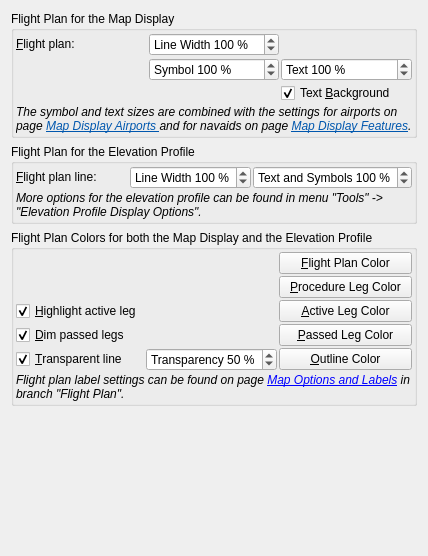
          <widget class="QWidget" name="scrollAreaWidgetContents_9">
           <property name="geometry">
            <rect>
             <x>0</x>
             <y>0</y>
             <width>428</width>
             <height>556</height>
            </rect>
           </property>
           <layout class="QVBoxLayout" name="verticalLayout_35">
            <item>
             <widget class="QGroupBox" name="groupBox_28">
              <property name="title">
               <string>Flight Plan for the Map Display</string>
              </property>
              <layout class="QGridLayout" name="gridLayout_44">
               <property name="leftMargin">
                <number>2</number>
               </property>
               <property name="topMargin">
                <number>2</number>
               </property>
               <property name="rightMargin">
                <number>2</number>
               </property>
               <property name="bottomMargin">
                <number>2</number>
               </property>
               <property name="spacing">
                <number>2</number>
               </property>
               <item row="0" column="1">
                <widget class="QSpinBox" name="spinBoxOptionsDisplayThicknessFlightplan">
                 <property name="toolTip">
                  <string>&lt;html&gt;&lt;head/&gt;&lt;body&gt;&lt;p&gt;Flight plan line width on the map.&lt;/p&gt;&lt;/body&gt;&lt;/html&gt;</string>
                 </property>
                 <property name="suffix">
                  <string> %</string>
                 </property>
                 <property name="prefix">
                  <string>Line Width </string>
                 </property>
                 <property name="minimum">
                  <number>20</number>
                 </property>
                 <property name="maximum">
                  <number>300</number>
                 </property>
                 <property name="singleStep">
                  <number>10</number>
                 </property>
                 <property name="value">
                  <number>100</number>
                 </property>
                </widget>
               </item>
               <item row="1" column="2">
                <widget class="QSpinBox" name="spinBoxOptionsDisplayTextSizeFlightplan">
                 <property name="toolTip">
                  <string>Label size for flight plan navaids as well as labels along flight plan lines</string>
                 </property>
                 <property name="suffix">
                  <string> %</string>
                 </property>
                 <property name="prefix">
                  <string>Text </string>
                 </property>
                 <property name="minimum">
                  <number>50</number>
                 </property>
                 <property name="maximum">
                  <number>200</number>
                 </property>
                 <property name="singleStep">
                  <number>10</number>
                 </property>
                 <property name="value">
                  <number>100</number>
                 </property>
                </widget>
               </item>
               <item row="0" column="0" alignment="Qt::AlignVCenter">
                <widget class="QLabel" name="labelOptionsMapSizeFlightplan">
                 <property name="text">
                  <string>&amp;Flight plan:</string>
                 </property>
                 <property name="alignment">
                  <set>Qt::AlignLeading|Qt::AlignLeft|Qt::AlignTop</set>
                 </property>
                 <property name="buddy">
                  <cstring>spinBoxOptionsDisplayThicknessFlightplan</cstring>
                 </property>
                </widget>
               </item>
               <item row="1" column="1">
                <widget class="QSpinBox" name="spinBoxOptionsDisplaySymbolSizeFlightplan">
                 <property name="toolTip">
                  <string>Symbol size for flight plan navaids and airports</string>
                 </property>
                 <property name="suffix">
                  <string> %</string>
                 </property>
                 <property name="prefix">
                  <string>Symbol </string>
                 </property>
                 <property name="minimum">
                  <number>50</number>
                 </property>
                 <property name="maximum">
                  <number>200</number>
                 </property>
                 <property name="singleStep">
                  <number>10</number>
                 </property>
                 <property name="value">
                  <number>100</number>
                 </property>
                </widget>
               </item>
               <item row="2" column="2">
                <widget class="QCheckBox" name="checkBoxOptionsMapFlightplanText">
                 <property name="toolTip">
                  <string>&lt;html&gt;&lt;head/&gt;&lt;body&gt;&lt;p&gt;Draw bright yellow background for flight plan labels.&lt;/p&gt;&lt;/body&gt;&lt;/html&gt;</string>
                 </property>
                 <property name="text">
                  <string>Text &amp;Background</string>
                 </property>
                 <property name="checked">
                  <bool>true</bool>
                 </property>
                </widget>
               </item>
               <item row="3" column="0" colspan="3">
                <widget class="QLabel" name="labelOptionsAppFontRouteHint">
                 <property name="text">
                  <string>&lt;html&gt;&lt;head/&gt;&lt;body&gt;&lt;p&gt;&lt;img src=&quot;:/littlenavmap/resources/icons/bulb.svg&quot;/&gt;&lt;span style=&quot; font-style:italic;&quot;&gt;The symbol and text sizes are combined with the settings for airports on page &lt;/span&gt;&lt;a href=&quot;lnm://mapdisplayairports&quot;&gt;&lt;span style=&quot; font-style:italic; text-decoration: underline; color:#0057ae;&quot;&gt;Map Display Airports &lt;/span&gt;&lt;/a&gt;&lt;span style=&quot; font-style:italic;&quot;&gt;and for navaids on page &lt;/span&gt;&lt;a href=&quot;lnm://mapdisplayfeatures&quot;&gt;&lt;span style=&quot; font-style:italic; text-decoration: underline; color:#0057ae;&quot;&gt;Map Display Features&lt;/span&gt;&lt;/a&gt;&lt;span style=&quot; font-style:italic;&quot;&gt;.&lt;/span&gt;&lt;/p&gt;&lt;/body&gt;&lt;/html&gt;</string>
                 </property>
                 <property name="wordWrap">
                  <bool>true</bool>
                 </property>
                 <property name="margin">
                  <number>10</number>
                 </property>
                 <property name="textInteractionFlags">
                  <set>Qt::LinksAccessibleByMouse|Qt::TextSelectableByMouse</set>
                 </property>
                </widget>
               </item>
              </layout>
             </widget>
            </item>
            <item>
             <widget class="QGroupBox" name="groupBox_29">
              <property name="title">
               <string>Flight Plan for the Elevation Profile</string>
              </property>
              <layout class="QGridLayout" name="gridLayout_45">
               <property name="leftMargin">
                <number>2</number>
               </property>
               <property name="topMargin">
                <number>2</number>
               </property>
               <property name="rightMargin">
                <number>2</number>
               </property>
               <property name="bottomMargin">
                <number>2</number>
               </property>
               <property name="spacing">
                <number>2</number>
               </property>
               <item row="0" column="0" alignment="Qt::AlignVCenter">
                <widget class="QLabel" name="labelOptionsMapSizeFlightplanProfile">
                 <property name="text">
                  <string>&amp;Flight plan line:</string>
                 </property>
                 <property name="buddy">
                  <cstring>spinBoxOptionsDisplayThicknessFlightplanProfile</cstring>
                 </property>
                </widget>
               </item>
               <item row="1" column="0" colspan="4">
                <widget class="QLabel" name="labelOptionsProfileHint">
                 <property name="text">
                  <string>&lt;html&gt;&lt;head/&gt;&lt;body&gt;&lt;p&gt;&lt;img src=&quot;:/littlenavmap/resources/icons/bulb.svg&quot;/&gt;&lt;span style=&quot; font-style:italic;&quot;&gt;More options for the elevation profile can be found in menu &amp;quot;Tools&amp;quot; -&amp;gt; &amp;quot;Elevation Profile Display Options&amp;quot;.&lt;/span&gt;&lt;/p&gt;&lt;/body&gt;&lt;/html&gt;</string>
                 </property>
                 <property name="wordWrap">
                  <bool>true</bool>
                 </property>
                 <property name="margin">
                  <number>10</number>
                 </property>
                 <property name="textInteractionFlags">
                  <set>Qt::LinksAccessibleByMouse|Qt::TextSelectableByMouse</set>
                 </property>
                </widget>
               </item>
               <item row="0" column="2">
                <widget class="QSpinBox" name="spinBoxOptionsDisplayThicknessFlightplanProfile">
                 <property name="toolTip">
                  <string>Flight plan and aircraft trail line width in the elevation profile</string>
                 </property>
                 <property name="suffix">
                  <string> %</string>
                 </property>
                 <property name="prefix">
                  <string>Line Width </string>
                 </property>
                 <property name="minimum">
                  <number>50</number>
                 </property>
                 <property name="maximum">
                  <number>200</number>
                 </property>
                 <property name="singleStep">
                  <number>10</number>
                 </property>
                 <property name="value">
                  <number>100</number>
                 </property>
                </widget>
               </item>
               <item row="0" column="3">
                <widget class="QSpinBox" name="spinBoxOptionsDisplayTextSizeFlightplanProfile">
                 <property name="toolTip">
                  <string>Label and symbol size for flight plan navaids and airports in the elevation profile.</string>
                 </property>
                 <property name="suffix">
                  <string> %</string>
                 </property>
                 <property name="prefix">
                  <string>Text and Symbols </string>
                 </property>
                 <property name="minimum">
                  <number>50</number>
                 </property>
                 <property name="maximum">
                  <number>200</number>
                 </property>
                 <property name="singleStep">
                  <number>10</number>
                 </property>
                 <property name="value">
                  <number>100</number>
                 </property>
                </widget>
               </item>
              </layout>
             </widget>
            </item>
            <item>
             <widget class="QGroupBox" name="groupBox_30">
              <property name="title">
               <string>Flight Plan Colors for both the Map Display and the Elevation Profile</string>
              </property>
              <layout class="QGridLayout" name="gridLayout_46">
               <property name="leftMargin">
                <number>2</number>
               </property>
               <property name="topMargin">
                <number>2</number>
               </property>
               <property name="rightMargin">
                <number>2</number>
               </property>
               <property name="bottomMargin">
                <number>2</number>
               </property>
               <property name="spacing">
                <number>2</number>
               </property>
               <item row="1" column="3">
                <widget class="QPushButton" name="pushButtonOptionsDisplayFlightplanColor">
                 <property name="sizePolicy">
                  <sizepolicy hsizetype="Expanding" vsizetype="Fixed">
                   <horstretch>0</horstretch>
                   <verstretch>0</verstretch>
                  </sizepolicy>
                 </property>
                 <property name="toolTip">
                  <string>Color for flight plan line.
Also used in the elevation profile.</string>
                 </property>
                 <property name="text">
                  <string>&amp;Flight Plan Color</string>
                 </property>
                </widget>
               </item>
               <item row="5" column="0" colspan="2">
                <widget class="QCheckBox" name="checkBoxOptionsMapFlightplanTransparent">
                 <property name="toolTip">
                  <string>Draw the flight plan line using a transparent line without outline.
Not used in the elevation profile.</string>
                 </property>
                 <property name="text">
                  <string>&amp;Transparent line</string>
                 </property>
                 <property name="checked">
                  <bool>true</bool>
                 </property>
                </widget>
               </item>
               <item row="4" column="0">
                <widget class="QCheckBox" name="checkBoxOptionsMapFlightplanDimPassed">
                 <property name="toolTip">
                  <string>Draw already flown legs in a different color and hide waypoint texts to unclutter the map.
Change the color of these legs with the &quot;Passed Leg Color&quot;.
Also used in the elevation profile.</string>
                 </property>
                 <property name="text">
                  <string>&amp;Dim passed legs</string>
                 </property>
                 <property name="checked">
                  <bool>true</bool>
                 </property>
                </widget>
               </item>
               <item row="2" column="3">
                <widget class="QPushButton" name="pushButtonOptionsDisplayFlightplanProcedureColor">
                 <property name="sizePolicy">
                  <sizepolicy hsizetype="Expanding" vsizetype="Fixed">
                   <horstretch>0</horstretch>
                   <verstretch>0</verstretch>
                  </sizepolicy>
                 </property>
                 <property name="toolTip">
                  <string>Color for the procedure legs of a flight plan.
Also used in the elevation profile.</string>
                 </property>
                 <property name="text">
                  <string>&amp;Procedure Leg Color</string>
                 </property>
                </widget>
               </item>
               <item row="6" column="0" colspan="4">
                <widget class="QLabel" name="labelOptionsFlightPlanLabelHint">
                 <property name="text">
                  <string>&lt;html&gt;&lt;head/&gt;&lt;body&gt;&lt;p&gt;&lt;img src=&quot;:/littlenavmap/resources/icons/bulb.svg&quot;/&gt;&lt;span style=&quot; font-style:italic;&quot;&gt;Flight plan label settings can be found on page &lt;/span&gt;&lt;a href=&quot;lnm://mapoptions&quot;&gt;&lt;span style=&quot; font-style:italic; text-decoration: underline;&quot;&gt;Map Options and Labels&lt;/span&gt;&lt;/a&gt;&lt;span style=&quot; font-style:italic;&quot;&gt; in branch &amp;quot;Flight Plan&amp;quot;.&lt;/span&gt;&lt;/p&gt;&lt;/body&gt;&lt;/html&gt;</string>
                 </property>
                 <property name="wordWrap">
                  <bool>true</bool>
                 </property>
                 <property name="margin">
                  <number>10</number>
                 </property>
                 <property name="textInteractionFlags">
                  <set>Qt::LinksAccessibleByMouse|Qt::TextSelectableByMouse</set>
                 </property>
                </widget>
               </item>
               <item row="5" column="3">
                <widget class="QPushButton" name="pushButtonOptionsDisplayFlightplanOutlineColor">
                 <property name="sizePolicy">
                  <sizepolicy hsizetype="Expanding" vsizetype="Fixed">
                   <horstretch>0</horstretch>
                   <verstretch>0</verstretch>
                  </sizepolicy>
                 </property>
                 <property name="toolTip">
                  <string>Color for flight plan outline. 
Only used if &quot;Transparent Line&quot; is not selected.
Not used in the elevation profile.</string>
                 </property>
                 <property name="text">
                  <string>&amp;Outline Color</string>
                 </property>
                </widget>
               </item>
               <item row="3" column="3">
                <widget class="QPushButton" name="pushButtonOptionsDisplayFlightplanActiveColor">
                 <property name="sizePolicy">
                  <sizepolicy hsizetype="Expanding" vsizetype="Fixed">
                   <horstretch>0</horstretch>
                   <verstretch>0</verstretch>
                  </sizepolicy>
                 </property>
                 <property name="toolTip">
                  <string>Color for the active flight plan leg.
Also used in the elevation profile.</string>
                 </property>
                 <property name="text">
                  <string>&amp;Active Leg Color</string>
                 </property>
                </widget>
               </item>
               <item row="4" column="3">
                <widget class="QPushButton" name="pushButtonOptionsDisplayFlightplanPassedColor">
                 <property name="sizePolicy">
                  <sizepolicy hsizetype="Expanding" vsizetype="Fixed">
                   <horstretch>0</horstretch>
                   <verstretch>0</verstretch>
                  </sizepolicy>
                 </property>
                 <property name="toolTip">
                  <string>Color for passed flight plan legs.
Enable &quot;Dim passed Legs&quot; to see his color.
Also used in the elevation profile.</string>
                 </property>
                 <property name="text">
                  <string>&amp;Passed Leg Color</string>
                 </property>
                </widget>
               </item>
               <item row="5" column="2">
                <widget class="QSpinBox" name="spinBoxOptionsDisplayTransparencyFlightplan">
                 <property name="toolTip">
                  <string>Transparency of the flight plan line. Only used if &quot;Transparent Line&quot; is checked.
Value 0 is opaque and 90 is most transparent.
Not used in the elevation profile.</string>
                 </property>
                 <property name="suffix">
                  <string> %</string>
                 </property>
                 <property name="prefix">
                  <string>Transparency </string>
                 </property>
                 <property name="minimum">
                  <number>0</number>
                 </property>
                 <property name="maximum">
                  <number>90</number>
                 </property>
                 <property name="singleStep">
                  <number>10</number>
                 </property>
                 <property name="value">
                  <number>50</number>
                 </property>
                </widget>
               </item>
               <item row="3" column="0">
                <widget class="QCheckBox" name="checkBoxOptionsMapFlightplanHighlightActive">
                 <property name="toolTip">
                  <string>Draw the active flight plan leg in a different color.
Change the color of this leg with the &quot;Active Leg Color&quot;.
Also used in the elevation profile.</string>
                 </property>
                 <property name="text">
                  <string>&amp;Highlight active leg</string>
                 </property>
                 <property name="checked">
                  <bool>true</bool>
                 </property>
                </widget>
               </item>
              </layout>
             </widget>
            </item>
            <item>
             <spacer name="verticalSpacer_17">
              <property name="orientation">
               <enum>Qt::Vertical</enum>
              </property>
              <property name="sizeHint" stdset="0">
               <size>
                <width>20</width>
                <height>0</height>
               </size>
              </property>
             </spacer>
            </item>
           </layout>
          </widget>
